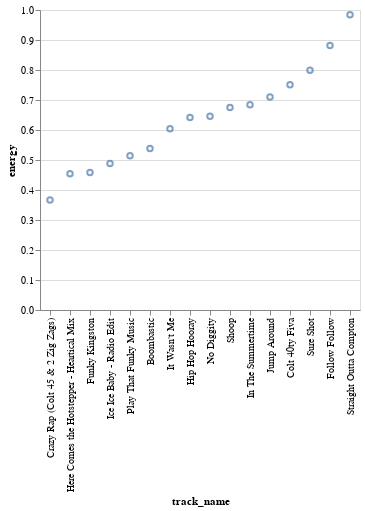

Notebook code cell kept with this figure:
### Markdown cell above
Things to note here:
* the tracks in this new DataFrame are arranged based on their "energy" scores
* the tracks' indices are now inconsequent (the leftmost column), but could be easily reset (check out Pandas B lab)
* the tracks can also be sorted by multiple columns (specified in the value list)

Let's **chart the Tracks' "energy" based on our new DataFrame**:

### Code cell
alt.Chart(my_sorted_df).mark_point().encode(
    x=alt.X("track_name", sort=None),
    y="energy"
)

### Figure 1 — Vega-Lite specification as saved in the notebook (floating-point values rounded to 4 significant figures)
{"config": {"view": {"continuousWidth": 400, "continuousHeight": 300}}, "data": {"name": "data-5aab0694f6aa5bf3f9c8678d619dd092"}, "mark": "point", "encoding": {"x": {"type": "nominal", "field": "track_name", "sort": null}, "y": {"type": "quantitative", "field": "energy"}}, "$schema": "https://vega.github.io/schema/vega-lite/v4.8.1.json", "datasets": {"data-5aab0694f6aa5bf3f9c8678d619dd092": [{"artist": "Afroman", "album": "The Good Times", "track_name": "Crazy Rap (Colt 45 & 2 Zig Zags)", "track_id": "1ACZpHI5vZ5Ea4xGlkdGWM", "danceability": 0.927, "energy": 0.367, "key": 9, "loudness": -7.797, "mode": 1, "speechiness": 0.382, "instrumentalness": 0.0, "liveness": 0.132, "valence": 0.576, "tempo": 99.05, "duration_ms": 328667, "time_signature": 4, "dance_tune": true, "energy_tune": false}, {"artist": "Ini Kamoze", "album": "Here Comes The Hotstepper", "track_name": "Here Comes the Hotstepper - Heartical Mix", "track_id": "3QRM0qZB7oMYavveH0iEqx", "danceability": 0.889, "energy": 0.454, "key": 4, "loudness": -8.598, "mode": 0, "speechiness": 0.221, "instrumentalness": 0.000186, "liveness": 0.203, "valence": 0.436, "tempo": 100.4, "duration_ms": 250467, "time_signature": 4, "dance_tune": true, "energy_tune": false}, {"artist": "Toots & The Maytals", "album": "Funky Kingston", "track_name": "Funky Kingston", "track_id": "26WPI2aksB9XdqmeLfca5z", "danceability": 0.777, "energy": 0.458, "key": 11, "loudness": -12.36, "mode": 1, "speechiness": 0.0841, "instrumentalness": 0.00295, "liveness": 0.0423, "valence": 0.961, "tempo": 99.05, "duration_ms": 295667, "time_signature": 4, "dance_tune": true, "energy_tune": false}, {"artist": "Vanilla Ice", "album": "Ice Ice Baby", "track_name": "Ice Ice Baby - Radio Edit", "track_id": "3sy0rren2cVFNfkDxa0q2e", "danceability": 0.977, "energy": 0.488, "key": 2, "loudness": -15.96, "mode": 1, "speechiness": 0.12, "instrumentalness": 0.0, "liveness": 0.0826, "valence": 0.77, "tempo": 115.7, "duration_ms": 231773, "time_signature": 4, "dance_tune": true, "energy_tune": false}, {"artist": "Vanilla Ice", "album": "To The Extreme", "track_name": "Play That Funky Music", "track_id": "1Ezs8eYxuZjhlgyoI1Bo76", "danceability": 0.851, "energy": 0.514, "key": 4, "loudness": -15.28, "mode": 0, "speechiness": 0.165, "instrumentalness": 3.58e-06, "liveness": 0.381, "valence": 0.573, "tempo": 100.4, "duration_ms": 285800, "time_signature": 4, "dance_tune": true, "energy_tune": false}, {"artist": "Shaggy", "album": "Boombastic", "track_name": "Boombastic", "track_id": "4fxF8ljwryMZX5c9EKrLFE", "danceability": 0.867, "energy": 0.538, "key": 2, "loudness": -16.18, "mode": 1, "speechiness": 0.361, "instrumentalness": 1.75e-05, "liveness": 0.316, "valence": 0.781, "tempo": 158.3, "duration_ms": 249933, "time_signature": 4, "dance_tune": true, "energy_tune": false}, {"artist": "Shaggy", "album": "The Boombastic Collection - Best of Shaggy", "track_name": "It Wasn't Me", "track_id": "0OaunKfsxkgBvPv68jBbmm", "danceability": 0.852, "energy": 0.604, "key": 0, "loudness": -4.569, "mode": 1, "speechiness": 0.0642, "instrumentalness": 0.0, "liveness": 0.327, "valence": 0.667, "tempo": 94.76, "duration_ms": 227547, "time_signature": 4, "dance_tune": true, "energy_tune": false}, {"artist": "Naughty By Nature", "album": "19 Naughty III", "track_name": "Hip Hop Hooray", "track_id": "1w29UTa5uUvIri2tWtZ12Y", "danceability": 0.862, "energy": 0.642, "key": 6, "loudness": -13.65, "mode": 0, "speechiness": 0.101, "instrumentalness": 0.0, "liveness": 0.272, "valence": 0.765, "tempo": 99.2, "duration_ms": 267267, "time_signature": 4, "dance_tune": true, "energy_tune": false}, {"artist": "Blackstreet", "album": "Another Level", "track_name": "No Diggity", "track_id": "6MdqqkQ8sSC0WB4i8PyRuQ", "danceability": 0.867, "energy": 0.646, "key": 1, "loudness": -4.674, "mode": 0, "speechiness": 0.288, "instrumentalness": 0.0, "liveness": 0.279, "valence": 0.67, "tempo": 88.63, "duration_ms": 304600, "time_signature": 4, "dance_tune": true, "energy_tune": false}, {"artist": "Salt-N-Pepa", "album": "Very Necessary", "track_name": "Shoop", "track_id": "0Pu71wxadDlB8fJXfjIjeJ", "danceability": 0.939, "energy": 0.675, "key": 0, "loudness": -7.232, "mode": 1, "speechiness": 0.211, "instrumentalness": 0.0, "liveness": 0.0565, "valence": 0.795, "tempo": 96.92, "duration_ms": 248573, "time_signature": 4, "dance_tune": true, "energy_tune": false}, {"artist": "Shaggy", "album": "Boombastic", "track_name": "In The Summertime", "track_id": "726KAdf3k8Ce8W95O38XNI", "danceability": 0.734, "energy": 0.684, "key": 1, "loudness": -13.82, "mode": 1, "speechiness": 0.227, "instrumentalness": 0.0, "liveness": 0.0497, "valence": 0.962, "tempo": 173.6, "duration_ms": 238360, "time_signature": 4, "dance_tune": false, "energy_tune": false}, {"artist": "House Of Pain", "album": "House of Pain (Fine Malt Lyrics)", "track_name": "Jump Around", "track_id": "3TZwjdclvWt7iPJUnMpgcs", "danceability": 0.854, "energy": 0.71, "key": 4, "loudness": -6.32, "mode": 0, "speechiness": 0.0793, "instrumentalness": 8.72e-05, "liveness": 0.166, "valence": 0.818, "tempo": 106.9, "duration_ms": 214947, "time_signature": 4, "dance_tune": true, "energy_tune": false}, {"artist": "Afroman", "album": "Waiting to Inhale", "track_name": "Colt 40ty Fiva", "track_id": "3hody5PjTIzwoiV3hnAvWL", "danceability": 0.666, "energy": 0.751, "key": 0, "loudness": -5.355, "mode": 0, "speechiness": 0.216, "instrumentalness": 0.0, "liveness": 0.294, "valence": 0.607, "tempo": 175.9, "duration_ms": 201440, "time_signature": 4, "dance_tune": false, "energy_tune": true}, {"artist": "Beastie Boys", "album": "Ill Communication", "track_name": "Sure Shot", "track_id": "21REQ1bCUWphT2QK3bLWYQ", "danceability": 0.692, "energy": 0.799, "key": 1, "loudness": -7.924, "mode": 1, "speechiness": 0.164, "instrumentalness": 0.0, "liveness": 0.301, "valence": 0.549, "tempo": 97.98, "duration_ms": 199667, "time_signature": 4, "dance_tune": false, "energy_tune": true}, {"artist": "Falz", "album": "Moral Instruction", "track_name": "Follow Follow", "track_id": "3bdI204XePeCKFfm49qh7d", "danceability": 0.803, "energy": 0.882, "key": 7, "loudness": -7.394, "mode": 1, "speechiness": 0.413, "instrumentalness": 1.06e-05, "liveness": 0.359, "valence": 0.804, "tempo": 127.2, "duration_ms": 157480, "time_signature": 4, "dance_tune": true, "energy_tune": true}, {"artist": "N.W.A.", "album": "Straight Outta Compton", "track_name": "Straight Outta Compton", "track_id": "5QKM7U6l7bMdJItolkM4x4", "danceability": 0.779, "energy": 0.984, "key": 5, "loudness": -2.381, "mode": 0, "speechiness": 0.212, "instrumentalness": 0.0, "liveness": 0.534, "valence": 0.402, "tempo": 102.1, "duration_ms": 243333, "time_signature": 4, "dance_tune": true, "energy_tune": true}]}}
